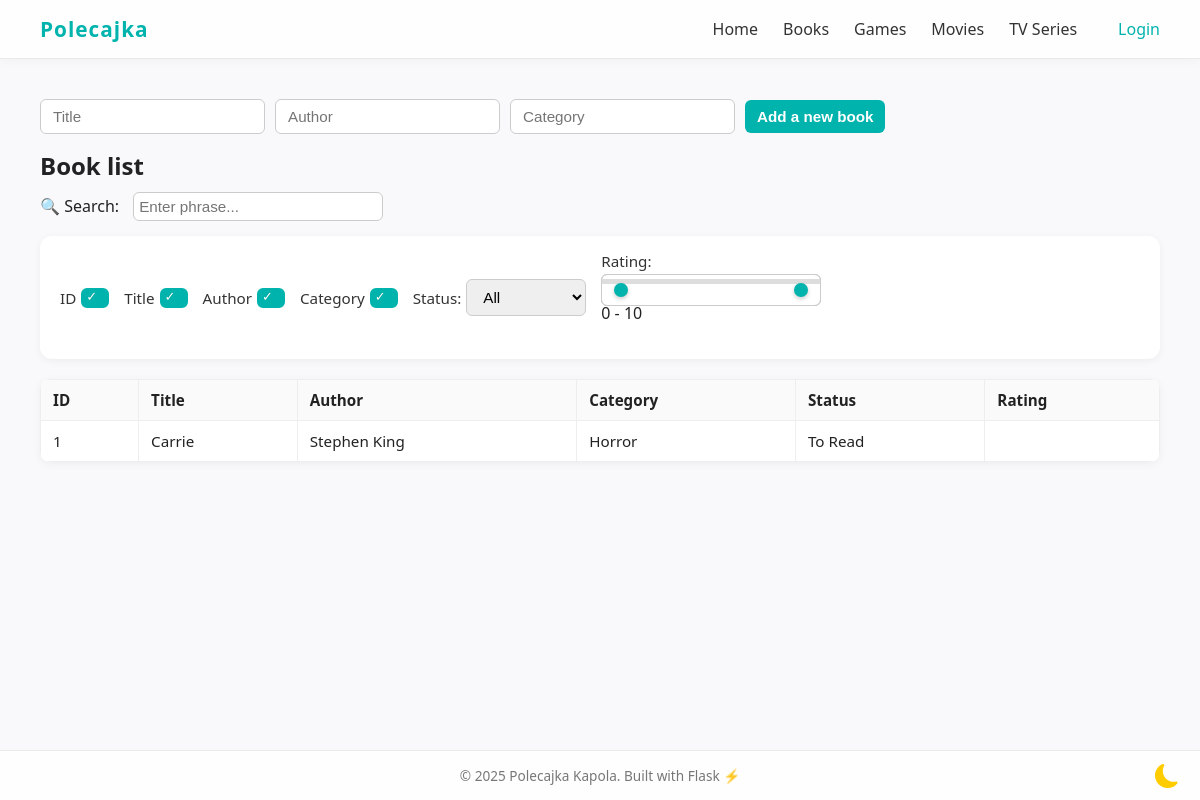
Before: /books with the older database file.
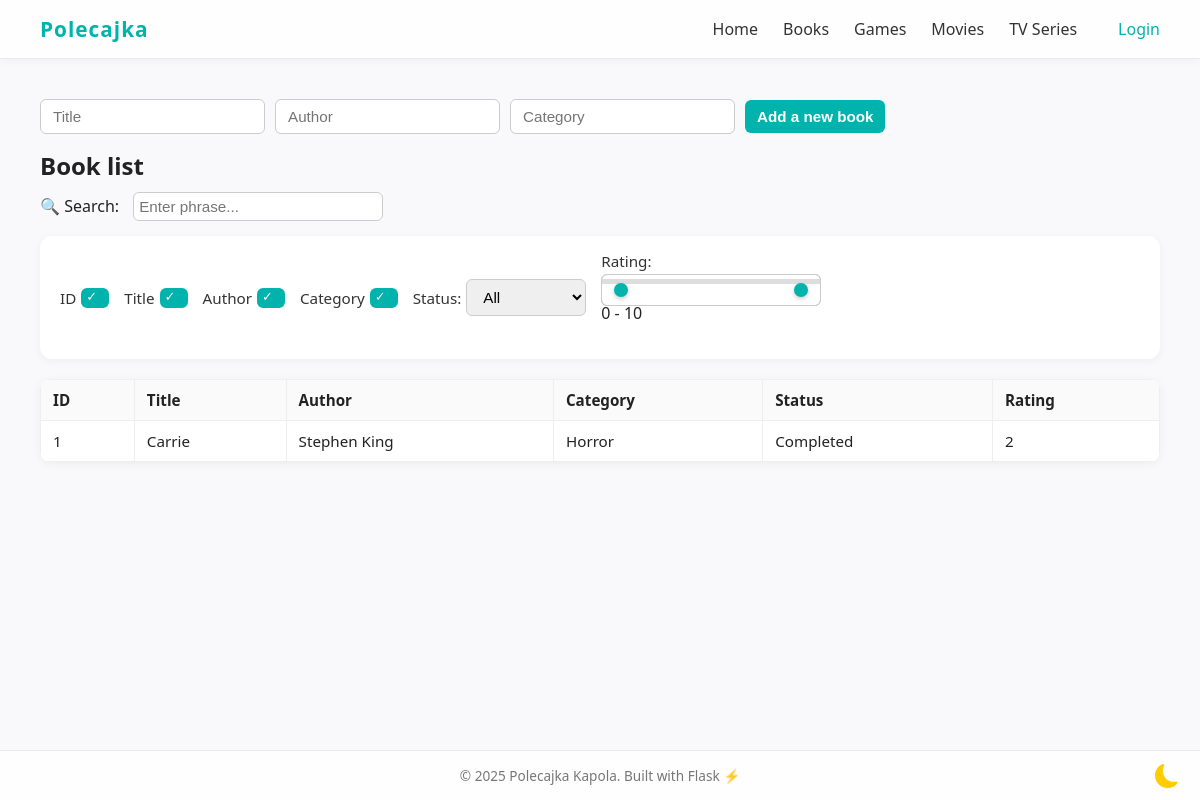
After: the same page with the newer database file.
### tables this page shows
CREATE TABLE books (
            id INTEGER PRIMARY KEY AUTOINCREMENT,
            title TEXT NOT NULL,
            author TEXT,
            category TEXT,
            status TEXT DEFAULT 'To Read',
            date_added TEXT
        );

CREATE TABLE reviews (
            id INTEGER PRIMARY KEY AUTOINCREMENT,
            book_id INTEGER,
            rating INTEGER,
            review TEXT,
            date_finished TEXT,
            FOREIGN KEY(book_id) REFERENCES books(id) ON DELETE CASCADE
        );

### app.py (the view)
@app.route("/books")
def index():
    db_exists = os.path.exists("books.db")
    books = get_books()
    return render_template("index.html", books=books, db_exists=db_exists)

### app.py (called while the page is built)
def get_books():
    if not os.path.exists("books.db"):
        return []
    conn = get_connection()
    cur = conn.cursor()
    cur.execute("""
        SELECT b.id, b.title, b.author, b.category, b.status,
               r.rating, r.review
        FROM books b
        LEFT JOIN reviews r ON b.id = r.book_id
        ORDER BY b.date_added DESC
    """)
    books = cur.fetchall()
    conn.close()
    return books

### db_init.py (called while the page is built)
def get_connection():
    conn = sqlite3.connect(DB_NAME)
    conn.row_factory = sqlite3.Row
    conn.execute("PRAGMA foreign_keys = ON")
    return conn

### templates/index.html (shortened to what this page needs)
{% extends "base.html" %}
{% block content %}
{% if db_exists %}
<form action="{{ url_for('add') }}" method="POST">
    <input type="text" name="title" placeholder="Title" required>
    <input type="text" name="author" placeholder="Author">
    <input type="text" name="category" placeholder="Category">
    <button type="submit">Add a new book</button>
</form>
{% else %}
<p style="margin:20px; opacity:0.5;">Cannot add books because database doesn't exist yet.</p>
{% endif %}
<h2>Book list</h2>
<div class="search-controls-wrapper">
    <label>🔍 Search:</label>
    <input type="text" id="custom-search" placeholder="Enter phrase..." style="width:250px; padding:5px; margin-left:10px;">
    <div class="column-search-checkboxes">
        <label>ID<input type="checkbox" checked data-column="0"></label>
        <label>Title<input type="checkbox" checked data-column="1"></label>
        <label>Author<input type="checkbox" checked data-column="2"></label>
        <label>Category<input type="checkbox" checked data-column="3"></label>
        <label>Status:
            <select id="status-filter" data-column="4">
                <option value="">All</option>
            </select>
        </label>
        <div class="rating-slider-container">
            <label>Rating:</label>
            <div class="slider-wrapper">
                <input type="range" id="rating-min" min="0" max="10" value="0" step="1">
                <input type="range" id="rating-max" min="0" max="10" value="10" step="1">
            </div>
            <span id="rating-display">0 - 10</span>
        </div>
    </div>
</div>
<table id="books-table" class="display">
    <thead>
        <tr>
            <th>ID</th>
            <th>Title</th>
            <th>Author</th>
            <th>Category</th>
            <th>Status</th>
            <th>Rating</th>
        </tr>
    </thead>
    <tbody>
    {% for book in books %}
        <tr data-id="{{ book['id'] }}">
            <td>{{ loop.index }}</td>
            <td>{{ book['title'] }}</td>
            <td>{{ book['author'] }}</td>
            <td>{{ book['category'] }}</td>
            <td>{{ book['status'] }}</td>
            <td>{{ book['rating'] or '' }}</td>
        </tr>
    {% endfor %}
    </tbody>
</table>
{% endblock %}

### templates/base.html (shortened to what this page needs)
<!DOCTYPE html>
<html lang="en">
<head>
    <link rel="stylesheet" href="{{ url_for('static', filename='style.css') }}">
    <link rel="stylesheet" href="https://cdn.datatables.net/2.1.8/css/dataTables.dataTables.min.css">
</head>
<body>
    <nav>
        <div class="logo" onclick="window.location.href='/'">Polecajka</div>
        <div class="nav-links">
            <a href="/">Home</a>
            <a href="/books">Books</a>
            <a href="/games">Games</a>
            <a href="/movies">Movies</a>
            <a href="/series">TV Series</a>
            {% if session.get('is_admin') %}
                <a href="/logout" class="auth-link logout">Logout</a>
            {% else %}
                <a href="/login" class="auth-link login">Login</a>
            {% endif %}
        </div>
    </nav>
    <main>
        {% block content %}{% endblock %}
    </main>
    <footer>
        <p>© 2025 Polecajka Kapola. Built with Flask ⚡</p>
        <div id="dark-toggle">
        </div>
    </footer>
</body>
</html>

### static/style.css (style rules this page uses)
* { margin: 0; padding: 0; box-sizing: border-box; }
:root { --color-primary: #00b3ad; --color-primary-dark: #009a94; --color-text-dark: #222; --color-text-light: #666; --color-background: #f9f9fb; --color-card-bg: #fff; --color-border-light: rgba(0, 0, 0, 0.08); --color-accent-blue: #2196f3; --color-danger: #f44336; }
body { font-family: 'Segoe UI', Roboto, sans-serif; background: var(--color-background); color: var(--color-text-dark); min-height: 100vh; display: flex; flex-direction: column; }
main { flex: 1; padding: 40px; animation: fadeIn 0.4s ease-in; }
nav { display: flex; justify-content: space-between; align-items: center; background: #ffffffcc; backdrop-filter: blur(12px); border-bottom: 1px solid var(--color-border-light); padding: 15px 40px; position: sticky; top: 0; z-index: 10; box-shadow: 0 2px 10px rgba(0, 0, 0, 0.04); }
.logo { font-size: 1.3rem; font-weight: 700; color: var(--color-primary); letter-spacing: 1px; cursor: pointer; transition: color 0.3s, transform 0.3s; }
.nav-links { display: flex; gap: 25px; }
.nav-links a { color: #333; text-decoration: none; font-size: 1rem; font-weight: 500; position: relative; transition: color 0.25s, transform 0.25s; }
.nav-links a::after { content: ""; position: absolute; left: 0; bottom: -4px; width: 0; height: 2px; background: var(--color-primary); transition: width 0.3s ease; }
table { width: 100%; border-collapse: collapse; background: var(--color-card-bg); border-radius: 10px; overflow: hidden; box-shadow: 0 2px 10px rgba(0,0,0,0.05); margin-top: 20px; }
th, td { border: 1px solid #eee; padding: 10px 12px; text-align: left; font-size: 0.95rem; }
th { background: #fafafa; font-weight: 600; }
form { display: flex; gap: 10px; flex-wrap: wrap; align-items: center; margin-bottom: 15px; }
input, select, button { padding: 8px 12px; border-radius: 6px; border: 1px solid #ccc; font-size: 0.95rem; }
button { background: var(--color-primary); color: white; border: none; font-weight: 600; cursor: pointer; transition: background 0.25s, transform 0.1s; }
.column-search-checkboxes { display: flex; flex-wrap: wrap; gap: 15px 15px; align-items: center; background: var(--color-card-bg); padding: 15px 20px; border-radius: 12px; box-shadow: 0 2px 8px rgba(0,0,0,0.05); margin-top: 15px; margin-bottom: 20px; }
.search-controls-wrapper { padding-top: 10px; }
.column-search-checkboxes label { display: flex; align-items: center; gap: 5px; cursor: pointer; font-size: 0.95rem; color: #333; }
.column-search-checkboxes input[type="checkbox"] { appearance: none; width: 18px; height: 18px; border: 2px solid #ccc; border-radius: 6px; position: relative; transition: all 0.25s ease; cursor: pointer; margin: 0; }
.column-search-checkboxes input[type="checkbox"]:checked { border-color: var(--color-primary); background: var(--color-primary); }
.column-search-checkboxes input[type="checkbox"]:checked::after { content: "✓"; position: absolute; color: white; font-size: 13px; top: -1px; left: 3px; text-shadow: 0 0 1px rgba(0,0,0,0.2); }
.rating-slider-container { display: flex; flex-direction: column; gap: 8px; width: 220px; padding-bottom: 20px; }
.slider-wrapper { position: relative; height: 5px; background: #ddd; border-radius: 5px; padding: 0 8px; }
.slider-wrapper input[type="range"] { position: absolute; width: 100%; top: -5px; background: none; pointer-events: none; -webkit-appearance: none; left: 0; }
#rating-display { margin-top: 10px; text-align: left; }
footer { position: relative; text-align: center; padding: 15px; font-size: 0.85rem; color: #777; border-top: 1px solid var(--color-border-light); background: #ffffffcc; backdrop-filter: blur(10px); }
.auth-link { margin-left: 1rem; font-weight: 600; transition: color 0.2s ease; }
.auth-link.login { color: var(--color-primary); }
#dark-toggle { position: absolute; right: 15px; bottom: 15px; cursor: pointer; width: 36px; height: 36px; transition: transform 0.2s, color 0.2s; padding-top: 15px; color: #ffcc00; }
body:not(.dark-mode) .moon-icon { display: inline; }

Changed rows visible on the page:
no longer on this page (row edited): books: title "Carrie", author "Stephen King", category "Horror", status "To Read"
added reviews: title "Carrie", author "Stephen King", category "Horror", status "Completed", rating "2"
